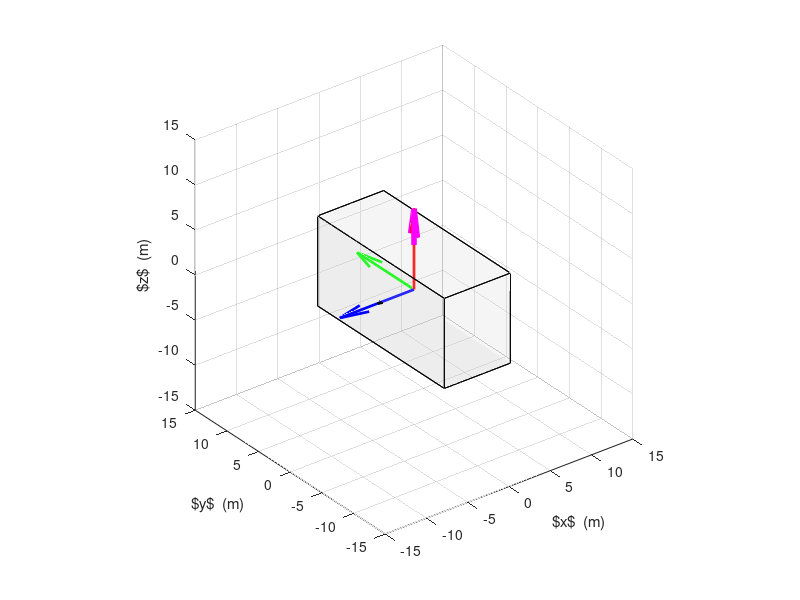

Here is the MATLAB script that generated this plot: (Note: this script raises an error after producing the figure.)
% =======================================================================
% Author:       Yi-Hsuan Chen, University of Maryland, College Park
% Date:         27-Dec-2023
% Description:  The code is intended to demonstrate and visualize the 
%               motion of a torque-free rigid body and determine its 
%               trajectory in the inertial frame. This example is derived 
%               from a YouTube tutorial by Dr. Shane Ross.
% Reference:    Dual-Spin Spacecraft, Stabilizing Rotation About Any Principal 
%               Axis (https://youtu.be/8uOxYf9nLNw?si=lk6x0mVaOwIGljrr)
% =======================================================================

clc; clear; close all;

%... user-defined flag
record      = 0;
controlFlag = 1;        % 1/0: fly-wheel on/off
                        % the satellite will flip around when the fly-wheel
                        % is off due to the Intermediate Axis Theorem.

%... system parameters
if controlFlag
    w_hat   = 20;
else
    w_hat   = 0;
end
I1          = 350;
I2          = 300;
I3          = 400;
Iws         = 10;
we1         = 60*2*pi/60;
Filename    = horzcat('Omega_',num2str(w_hat),'_rotation');

para.I1     = I1;
para.I2     = I2;
para.I3     = I3;
para.Iws    = Iws;
para.we1    = we1;
para.what   = w_hat;

%% Function handle of rotation matrices (3-2-3) psi-theta-phi
C_C_B = @(phi) [ cos(phi)   -sin(phi)     0;
                 sin(phi)   cos(phi)     0;
                   0        0        1];
             
A_C_C = @(th) [ cos(th)     0     sin(th);
                   0        1        0;
               -sin(th)     0     cos(th)];       
           
I_C_A = @(psi) [ cos(psi)   -sin(psi)     0;
                 sin(psi)   cos(psi)     0;
                   0        0        1];

%% Initial settings for inertia axes e1, e2, e3
phi0        = 0;
theta0      = -pi/2;
psi0        = 0;

% Compute rotation matrix Cbv
cCB         = C_C_B(phi0);
aCc         = A_C_C(theta0);
ICa         = I_C_A(psi0);
I_C_B       = ICa*aCc*cCB;
DCM0        = I_C_B;

qlw         = 2;
len         = 10;
e1          = [len;0;0];
e2          = [0;len;0];
e3          = [0;0;len];
e10         = DCM0*e1;
e20         = DCM0*e2;
e30         = DCM0*e3;

%... plot the inertial coordinate
fig(1) = figure(); ax(1) = gca;
p(1)        = quiver3(0,0,0,e10(1),e10(2),e10(3),'r-','LineWidth',qlw); hold on;
p(2)        = quiver3(0,0,0,e20(1),e20(2),e20(3),'g-','LineWidth',qlw);
p(3)        = quiver3(0,0,0,e30(1),e30(2),e30(3),'b-','LineWidth',qlw);
xlabel('$x$  (m)'); ylabel('$y$  (m)'); zlabel('$z$  (m)');
axis equal; view([50 30]); rotate3d on; grid on;
lim         = 15; 
xlim([-lim lim]); ylim([-lim lim]); zlim([-lim lim]); 

%... plot the 3D box
x           = 5;
y           = 10;
z           = 4;
vv          = [x -y -z; x y -z; -x y -z; -x -y -z;
               x -y z; x y z; -x y z; -x -y z];
fac         = [1 2 6 5;2 3 7 6;3 4 8 7;4 1 5 8;1 2 3 4;5 6 7 8];
p(4)        = patch('Vertices',(DCM0*vv')','Faces',fac,'FaceColor',[0.8 0.8 0.8],'FaceAlpha',0.2);

%... plot the flywheel
b_C_w       = @(gamma) [ 1 0 0;0 cos(gamma) sin(gamma);0 -sin(gamma) cos(gamma)];
               
r           = 3;
[X,Y,Z]     = cylinder(r,50);
h           = 2;
Z           = Z*h-h/2;
positionOld1 = [X(1,:)',Y(1,:)',Z(1,:)'];
positionOld2 = [X(2,:)',Y(2,:)',Z(2,:)'];

p(5)        = surf(X,Y,Z,'FaceColor','cyan','FaceAlpha',0.5);

th          = 0:pi/50:2*pi;
xunit       = r*cos(th);
yunit       = r*sin(th);
top         = [r*cos(th);r*sin(th);h/2*ones(1,length(yunit))];
bottom      = [r*cos(th);r*sin(th);-h/2*ones(1,length(yunit))];
p(6)        = fill3(xunit,yunit,h/2*ones(1,length(yunit)),'cyan','FaceAlpha',0.5);
p(7)        = fill3(xunit,yunit,-h/2*ones(1,length(yunit)),'cyan','FaceAlpha',0.5);

aa          = 0.5;
wb01        = e10;
wb02        = aa*e20;
wb03        = aa*e30;
p(8)        = quiver3(0,0,0,wb01(1),wb01(2),wb01(3),'m-','LineWidth',2*qlw); hold on; 
p(9)        = quiver3(0,0,0,wb02(1),wb02(2),wb02(3),'k-','LineWidth',qlw);
p(10)       = quiver3(0,0,0,wb03(1),wb03(2),wb03(3),'k-','LineWidth',qlw);

%% Numerical integration
we0         = [we1;0;0];
dw0         = [0;0.1;0.1];
w0          = we0+dw0;
X0          = [w0;phi0;theta0;psi0;0];
tf          = 30;
tspan       = [0 tf];
[t,X]       = rk4(@(t,x) dualspin(t,x,para), tspan, X0, 1e-4);

psi         = X(:,4);
theta       = X(:,5);
phi         = X(:,6);
gamma       = X(:,7);

set(ax,'Fontsize',12,'XGrid','on','YGrid','on');
set(ax,'TickLabelInterpreter','latex');
for i = 1:length(ax)
    set(ax(i).XLabel,'Interpreter','latex');
    set(ax(i).YLabel,'Interpreter','latex');
    set(ax(i).ZLabel,'Interpreter','latex');
end


%% Visualization
if record
    v_handle = VideoWriter(Filename,'MPEG-4');
    open(v_handle);
end
divider = 100;
NN      = length(t);
for i = 1:divider:NN
    %... Compute rotation matrix Cbv
    cCB         = C_C_B(phi(i));
    aCc         = A_C_C(theta(i));
    ICa         = I_C_A(psi(i));
    I_C_B       = ICa*aCc*cCB;
    DCM         = I_C_B;
    b1          = DCM*e1;
    b2          = DCM*e2;
    b3          = DCM*e3;
    
    %... update body axes    
    set(p(1),'XData',0,'YData',0,'ZData',0,'UData',b1(1),'VData',b1(2),'WData',b1(3));
    set(p(2),'XData',0,'YData',0,'ZData',0,'UData',b2(1),'VData',b2(2),'WData',b2(3));
    set(p(3),'XData',0,'YData',0,'ZData',0,'UData',b3(1),'VData',b3(2),'WData',b3(3));

    %... update rotating box
    VV          = DCM*vv';
    set(p(4),'Faces',fac,'Vertices',VV','FaceColor','black');
    
    %% update wheel axes
    bRw         = b_C_w(gamma(i));
    wb1         = aa*DCM*bRw*e1;
    wb2         = aa*DCM*bRw*e2;
    wb3         = aa*DCM*bRw*e3;
    set(p(8),'XData',0,'YData',0,'ZData',0,'UData',wb1(1),'VData',wb1(2),'WData',wb1(3));
    set(p(9),'XData',0,'YData',0,'ZData',0,'UData',wb2(1),'VData',wb2(2),'WData',wb2(3));
    set(p(10),'XData',0,'YData',0,'ZData',0,'UData',wb3(1),'VData',wb3(2),'WData',wb3(3));
    
    %% update rotating wheel!!
    % get points at the two rings and rotate them separately:
    positionNew1 = (DCM*bRw*DCM0*positionOld1')';
    positionNew2 = (DCM*bRw*DCM0*positionOld2')';    
    % reassemble the two sets of points into X Y Z format:
    XX          = [positionNew1(:,1),positionNew2(:,1)];
    YY          = [positionNew1(:,2),positionNew2(:,2)];
    ZZ          = [positionNew1(:,3),positionNew2(:,3)];
    set(p(5),'XData',XX,'YData',YY,'ZData',ZZ);
    
    topNew      = (DCM*bRw*DCM0*top)';
    bottomNew   = (DCM*bRw*DCM0*bottom)';
    set(p(6),'XData',topNew(:,1),'YData',topNew(:,2),'ZData',topNew(:,3));
    set(p(7),'XData',bottomNew(:,1),'YData',bottomNew(:,2),'ZData',bottomNew(:,3));
    drawnow; 
    
    if i> NN/4 && (i<NN*1/3)
        view([0 90]);
    elseif i> NN*1/3 && (i<NN*3/4)
        view([35 15]);
    else
        view([150 30]);
    end
    
    % Get animation frame
    if record
        frame = getframe(gcf);
        writeVideo(v_handle,frame);
    end
end
if record
    close(v_handle);
end



%% System dynamic model
function dX = dualspin(t,X,para)
I1      = para.I1;
I2      = para.I2;
I3      = para.I3;
Iws     = para.Iws;
we1     = para.we1;
what    = para.what;
Omega   = what*we1;

w1      = X(1);
w2      = X(2);
w3      = X(3);
psi     = X(4);
theta   = X(5);
phi     = X(6);
gamma   = X(7);

dX      = zeros(7,1);
dX(1)   = w2*w3*(I2-I3)/I1;
dX(2)   = w3*w1*(I3-I1)/I2 - Iws/I2*w3*Omega;
dX(3)   = w1*w2*(I1-I2)/I3 + Iws/I3*w2*Omega;
dX(4)   = (-w1*cos(phi)+w2*sin(phi))*csc(theta);
dX(5)   = w1*sin(phi)+w2*cos(phi);
dX(6)   = (w1*cos(phi)-w2*sin(phi))*cot(theta)+w3;
dX(7)   = Omega;
end

%% Runge–Kutta Numerical integration
function [t,y] = rk4(odefun,tspan,y0,varargin)
%... 2020/12/28 by Yi-Hsuan Chen
%... adopted from Johhnee Lee RK4
switch nargin
    case 3 
        h = 1e-3; % default step size
    case 4 
        h = varargin{1};
end

t0 = tspan(1);
tf = tspan(2);

% rk4...
t = t0:h:tf;
n = size(y0,1); % dimension of vector y
m = length(t);

y = zeros(n,m);
y(:,1) = y0;

for i = 1:m-1
    ti = t(i);
    yi = y(:,i);
    F1 = odefun(ti,yi)*h;
    F2 = odefun(ti+h/2,yi+F1/2)*h;
    F3 = odefun(ti+h/2,yi+F2/2)*h;
    F4 = odefun(ti+h,yi+F3)*h;
    y(:,i+1) = yi + 1/6*(F1 + 2*F2 + 2*F3 + F4);
end
y = y';
end


